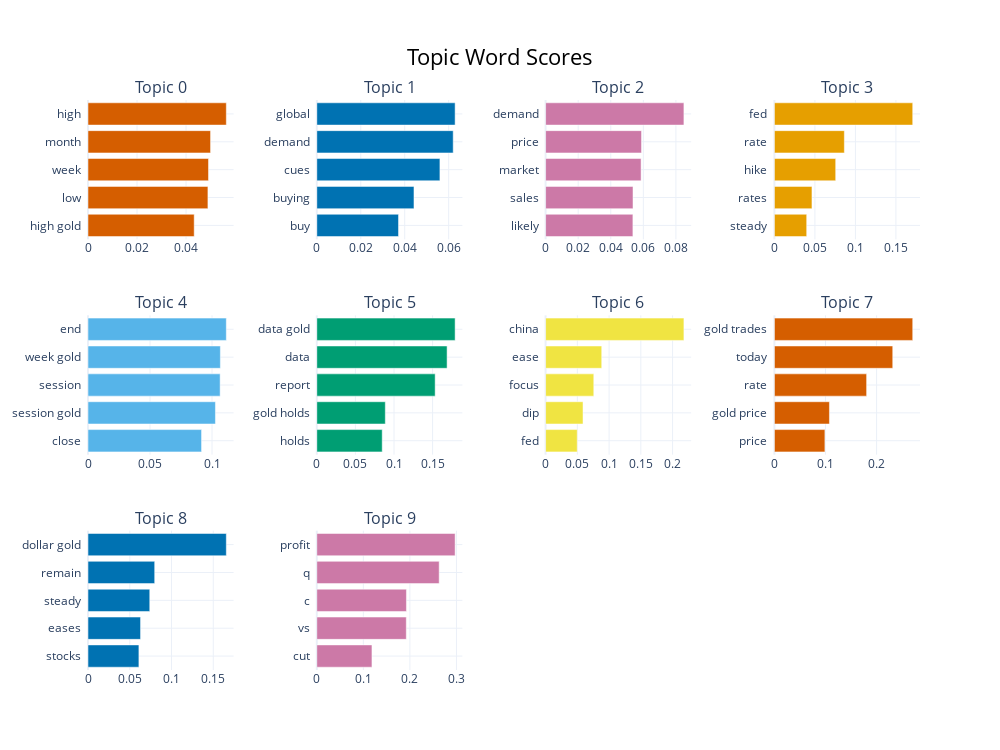

The notebook cell this image was saved under:
### Code cell
topic_model.visualize_barchart(top_n_topics=10).show()

### Figure 1 — Plotly figure (JSON) as saved in the notebook; plotly's stock layout.template omitted (floating-point values rounded to 4 significant figures)
{"data": [{"marker": {"color": "#D55E00"}, "orientation": "h", "type": "bar", "x": [0.04332, 0.04892, 0.04916, 0.05, 0.05643], "xaxis": "x", "y": ["high gold  ", "low  ", "week  ", "month  ", "high  "], "yaxis": "y"}, {"marker": {"color": "#0072B2"}, "orientation": "h", "type": "bar", "x": [0.03718, 0.04422, 0.05602, 0.06206, 0.06293], "xaxis": "x2", "y": ["buy  ", "buying  ", "cues  ", "demand  ", "global  "], "yaxis": "y2"}, {"marker": {"color": "#CC79A7"}, "orientation": "h", "type": "bar", "x": [0.05359, 0.05366, 0.05861, 0.05889, 0.08492], "xaxis": "x3", "y": ["likely  ", "sales  ", "market  ", "price  ", "demand  "], "yaxis": "y3"}, {"marker": {"color": "#E69F00"}, "orientation": "h", "type": "bar", "x": [0.03985, 0.04637, 0.07565, 0.08634, 0.1707], "xaxis": "x4", "y": ["steady  ", "rates  ", "hike  ", "rate  ", "fed  "], "yaxis": "y4"}, {"marker": {"color": "#56B4E9"}, "orientation": "h", "type": "bar", "x": [0.09159, 0.1028, 0.1066, 0.1068, 0.1116], "xaxis": "x5", "y": ["close  ", "session gold  ", "session  ", "week gold  ", "end  "], "yaxis": "y5"}, {"marker": {"color": "#009E73"}, "orientation": "h", "type": "bar", "x": [0.08473, 0.08875, 0.1533, 0.1688, 0.1792], "xaxis": "x6", "y": ["holds  ", "gold holds  ", "report  ", "data  ", "data gold  "], "yaxis": "y6"}, {"marker": {"color": "#F0E442"}, "orientation": "h", "type": "bar", "x": [0.04983, 0.05893, 0.0759, 0.0884, 0.2178], "xaxis": "x7", "y": ["fed  ", "dip  ", "focus  ", "ease  ", "china  "], "yaxis": "y7"}, {"marker": {"color": "#D55E00"}, "orientation": "h", "type": "bar", "x": [0.09882, 0.1077, 0.1805, 0.2316, 0.2707], "xaxis": "x8", "y": ["price  ", "gold price  ", "rate  ", "today  ", "gold trades  "], "yaxis": "y8"}, {"marker": {"color": "#0072B2"}, "orientation": "h", "type": "bar", "x": [0.06096, 0.06294, 0.07395, 0.07987, 0.1657], "xaxis": "x9", "y": ["stocks  ", "eases  ", "steady  ", "remain  ", "dollar gold  "], "yaxis": "y9"}, {"marker": {"color": "#CC79A7"}, "orientation": "h", "type": "bar", "x": [0.1185, 0.1923, 0.1926, 0.2629, 0.2972], "xaxis": "x10", "y": ["cut  ", "vs  ", "c  ", "q  ", "profit  "], "yaxis": "y10"}], "layout": {"annotations": [{"font": {"size": 16}, "showarrow": false, "text": "Topic 0", "x": 0.0875, "xanchor": "center", "xref": "paper", "y": 1, "yanchor": "bottom", "yref": "paper"}, {"font": {"size": 16}, "showarrow": false, "text": "Topic 1", "x": 0.3625, "xanchor": "center", "xref": "paper", "y": 1, "yanchor": "bottom", "yref": "paper"}, {"font": {"size": 16}, "showarrow": false, "text": "Topic 2", "x": 0.6375, "xanchor": "center", "xref": "paper", "y": 1, "yanchor": "bottom", "yref": "paper"}, {"font": {"size": 16}, "showarrow": false, "text": "Topic 3", "x": 0.9125, "xanchor": "center", "xref": "paper", "y": 1, "yanchor": "bottom", "yref": "paper"}, {"font": {"size": 16}, "showarrow": false, "text": "Topic 4", "x": 0.0875, "xanchor": "center", "xref": "paper", "y": 0.6222, "yanchor": "bottom", "yref": "paper"}, {"font": {"size": 16}, "showarrow": false, "text": "Topic 5", "x": 0.3625, "xanchor": "center", "xref": "paper", "y": 0.6222, "yanchor": "bottom", "yref": "paper"}, {"font": {"size": 16}, "showarrow": false, "text": "Topic 6", "x": 0.6375, "xanchor": "center", "xref": "paper", "y": 0.6222, "yanchor": "bottom", "yref": "paper"}, {"font": {"size": 16}, "showarrow": false, "text": "Topic 7", "x": 0.9125, "xanchor": "center", "xref": "paper", "y": 0.6222, "yanchor": "bottom", "yref": "paper"}, {"font": {"size": 16}, "showarrow": false, "text": "Topic 8", "x": 0.0875, "xanchor": "center", "xref": "paper", "y": 0.2444, "yanchor": "bottom", "yref": "paper"}, {"font": {"size": 16}, "showarrow": false, "text": "Topic 9", "x": 0.3625, "xanchor": "center", "xref": "paper", "y": 0.2444, "yanchor": "bottom", "yref": "paper"}], "height": 750, "hoverlabel": {"bgcolor": "white", "font": {"family": "Rockwell", "size": 16}}, "showlegend": false, "title": {"font": {"color": "Black", "size": 22}, "text": "Topic Word Scores", "x": 0.5, "xanchor": "center", "yanchor": "top"}, "width": 1000, "xaxis": {"anchor": "y", "domain": [0, 0.175], "showgrid": true}, "xaxis10": {"anchor": "y10", "domain": [0.275, 0.45], "showgrid": true}, "xaxis11": {"anchor": "y11", "domain": [0.55, 0.725], "showgrid": true}, "xaxis12": {"anchor": "y12", "domain": [0.825, 1], "showgrid": true}, "xaxis2": {"anchor": "y2", "domain": [0.275, 0.45], "showgrid": true}, "xaxis3": {"anchor": "y3", "domain": [0.55, 0.725], "showgrid": true}, "xaxis4": {"anchor": "y4", "domain": [0.825, 1], "showgrid": true}, "xaxis5": {"anchor": "y5", "domain": [0, 0.175], "showgrid": true}, "xaxis6": {"anchor": "y6", "domain": [0.275, 0.45], "showgrid": true}, "xaxis7": {"anchor": "y7", "domain": [0.55, 0.725], "showgrid": true}, "xaxis8": {"anchor": "y8", "domain": [0.825, 1], "showgrid": true}, "xaxis9": {"anchor": "y9", "domain": [0, 0.175], "showgrid": true}, "yaxis": {"anchor": "x", "domain": [0.7556, 1], "showgrid": true}, "yaxis10": {"anchor": "x10", "domain": [0, 0.2444], "showgrid": true}, "yaxis11": {"anchor": "x11", "domain": [0, 0.2444], "showgrid": true}, "yaxis12": {"anchor": "x12", "domain": [0, 0.2444], "showgrid": true}, "yaxis2": {"anchor": "x2", "domain": [0.7556, 1], "showgrid": true}, "yaxis3": {"anchor": "x3", "domain": [0.7556, 1], "showgrid": true}, "yaxis4": {"anchor": "x4", "domain": [0.7556, 1], "showgrid": true}, "yaxis5": {"anchor": "x5", "domain": [0.3778, 0.6222], "showgrid": true}, "yaxis6": {"anchor": "x6", "domain": [0.3778, 0.6222], "showgrid": true}, "yaxis7": {"anchor": "x7", "domain": [0.3778, 0.6222], "showgrid": true}, "yaxis8": {"anchor": "x8", "domain": [0.3778, 0.6222], "showgrid": true}, "yaxis9": {"anchor": "x9", "domain": [0, 0.2444], "showgrid": true}}}
